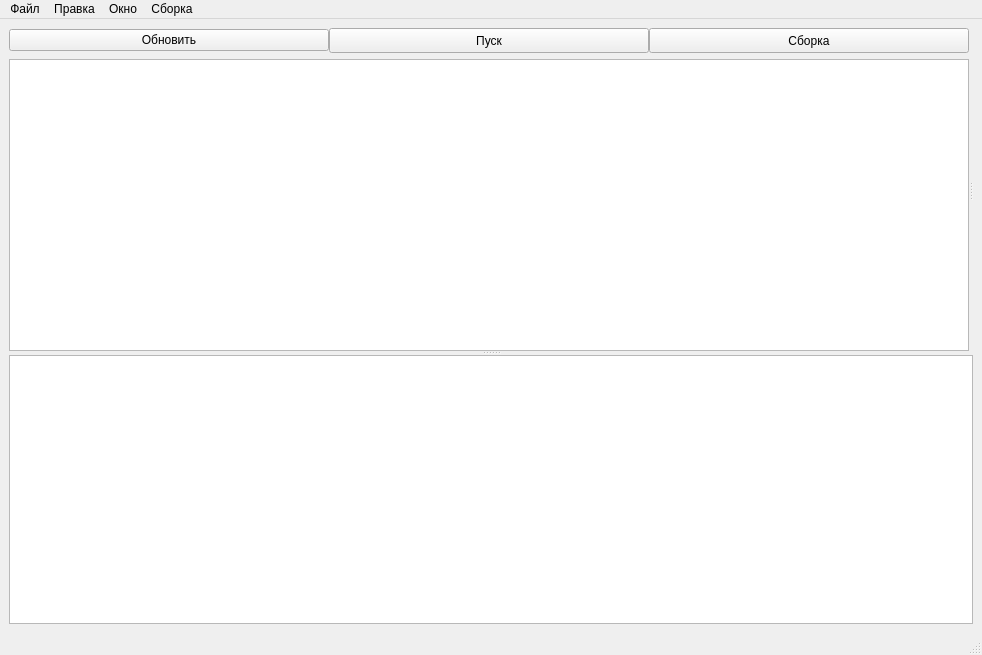
<?xml version="1.0" encoding="UTF-8"?>
<ui version="4.0">
 <class>MainWindow</class>
 <widget class="QMainWindow" name="MainWindow">
  <property name="geometry">
   <rect>
    <x>0</x>
    <y>0</y>
    <width>982</width>
    <height>655</height>
   </rect>
  </property>
  <property name="windowTitle">
   <string>MainWindow</string>
  </property>
  <property name="windowIcon">
   <iconset>
    <normaloff>../build-IDE-Desktop_Qt_5_15_2_MinGW_64_bit-Debug/icon.png</normaloff>../build-IDE-Desktop_Qt_5_15_2_MinGW_64_bit-Debug/icon.png</iconset>
  </property>
  <widget class="QWidget" name="centralwidget">
   <layout class="QGridLayout" name="gridLayout">
    <item row="0" column="0">
     <widget class="QSplitter" name="CodeConsoleSlitter">
      <property name="orientation">
       <enum>Qt::Vertical</enum>
      </property>
      <widget class="QSplitter" name="codeFilesSlitter">
       <property name="sizePolicy">
        <sizepolicy hsizetype="Expanding" vsizetype="Expanding">
         <horstretch>0</horstretch>
         <verstretch>0</verstretch>
        </sizepolicy>
       </property>
       <property name="layoutDirection">
        <enum>Qt::LeftToRight</enum>
       </property>
       <property name="orientation">
        <enum>Qt::Horizontal</enum>
       </property>
       <property name="opaqueResize">
        <bool>true</bool>
       </property>
       <widget class="QWidget" name="horizontalLayoutWidget_2">
        <layout class="QVBoxLayout" name="filesBlock">
         <property name="sizeConstraint">
          <enum>QLayout::SetMinimumSize</enum>
         </property>
         <item>
          <layout class="QHBoxLayout" name="buttonsBlock">
           <property name="spacing">
            <number>0</number>
           </property>
           <property name="leftMargin">
            <number>0</number>
           </property>
           <property name="rightMargin">
            <number>0</number>
           </property>
           <item>
            <widget class="QPushButton" name="updateFilesTree">
             <property name="text">
              <string>Обновить</string>
             </property>
             <property name="icon">
              <iconset>
               <normaloff>../build-IDE-Desktop_Qt_5_15_0_MinGW_64_bit-Debug/reload.png</normaloff>../build-IDE-Desktop_Qt_5_15_0_MinGW_64_bit-Debug/reload.png</iconset>
             </property>
             <property name="iconSize">
              <size>
               <width>20</width>
               <height>20</height>
              </size>
             </property>
            </widget>
           </item>
           <item>
            <widget class="QPushButton" name="startButton">
             <property name="minimumSize">
              <size>
               <width>0</width>
               <height>25</height>
              </size>
             </property>
             <property name="text">
              <string>Пуск</string>
             </property>
             <property name="icon">
              <iconset>
               <normaloff>../build-IDE-Desktop_Qt_5_15_0_MinGW_64_bit-Debug/arrow.png</normaloff>../build-IDE-Desktop_Qt_5_15_0_MinGW_64_bit-Debug/arrow.png</iconset>
             </property>
            </widget>
           </item>
           <item>
            <widget class="QPushButton" name="buildButton">
             <property name="minimumSize">
              <size>
               <width>0</width>
               <height>25</height>
              </size>
             </property>
             <property name="text">
              <string>Сборка</string>
             </property>
             <property name="icon">
              <iconset>
               <normaloff>../build-IDE-Desktop_Qt_5_15_0_MinGW_64_bit-Debug/hammer.png</normaloff>../build-IDE-Desktop_Qt_5_15_0_MinGW_64_bit-Debug/hammer.png</iconset>
             </property>
            </widget>
           </item>
          </layout>
         </item>
         <item>
          <widget class="QTreeWidget" name="treeProjectFiles">
           <property name="sizePolicy">
            <sizepolicy hsizetype="Expanding" vsizetype="Expanding">
             <horstretch>0</horstretch>
             <verstretch>0</verstretch>
            </sizepolicy>
           </property>
           <property name="minimumSize">
            <size>
             <width>200</width>
             <height>200</height>
            </size>
           </property>
           <property name="maximumSize">
            <size>
             <width>1920</width>
             <height>1024</height>
            </size>
           </property>
           <property name="baseSize">
            <size>
             <width>0</width>
             <height>0</height>
            </size>
           </property>
           <property name="font">
            <font>
             <family>Trebuchet MS</family>
             <pointsize>10</pointsize>
            </font>
           </property>
           <property name="iconSize">
            <size>
             <width>16</width>
             <height>16</height>
            </size>
           </property>
           <property name="columnCount">
            <number>1</number>
           </property>
           <attribute name="headerVisible">
            <bool>false</bool>
           </attribute>
           <column>
            <property name="text">
             <string notr="true">1</string>
            </property>
           </column>
          </widget>
         </item>
        </layout>
       </widget>
       <widget class="QWidget" name="horizontalLayoutWidget">
        <layout class="QHBoxLayout" name="codeBlock">
         <property name="sizeConstraint">
          <enum>QLayout::SetDefaultConstraint</enum>
         </property>
        </layout>
       </widget>
      </widget>
      <widget class="QWidget" name="layoutWidget">
       <layout class="QVBoxLayout" name="consolBlock">
        <property name="sizeConstraint">
         <enum>QLayout::SetNoConstraint</enum>
        </property>
        <item>
         <widget class="QTextEdit" name="consolOutput">
          <property name="font">
           <font>
            <family>Trebuchet MS</family>
            <pointsize>10</pointsize>
           </font>
          </property>
          <property name="readOnly">
           <bool>true</bool>
          </property>
         </widget>
        </item>
       </layout>
      </widget>
     </widget>
    </item>
   </layout>
  </widget>
  <widget class="QMenuBar" name="menubar">
   <property name="geometry">
    <rect>
     <x>0</x>
     <y>0</y>
     <width>982</width>
     <height>20</height>
    </rect>
   </property>
   <widget class="QMenu" name="file">
    <property name="title">
     <string>Файл</string>
    </property>
    <addaction name="creationFile"/>
    <addaction name="creationClass"/>
    <addaction name="separator"/>
    <addaction name="save"/>
    <addaction name="saveAs"/>
    <addaction name="saveAll"/>
    <addaction name="separator"/>
    <addaction name="createNewProj"/>
    <addaction name="openProj"/>
   </widget>
   <widget class="QMenu" name="edit">
    <property name="title">
     <string>Правка</string>
    </property>
    <addaction name="cancel"/>
    <addaction name="repeat"/>
    <addaction name="separator"/>
    <addaction name="carve"/>
    <addaction name="copy"/>
    <addaction name="embed"/>
    <addaction name="separator"/>
    <addaction name="highlightAll"/>
   </widget>
   <widget class="QMenu" name="window">
    <property name="title">
     <string>Окно</string>
    </property>
    <addaction name="fullscrean"/>
    <addaction name="separator"/>
    <addaction name="settingsWindow"/>
   </widget>
   <widget class="QMenu" name="buildMenu">
    <property name="title">
     <string>Сборка</string>
    </property>
    <addaction name="run"/>
    <addaction name="build"/>
    <addaction name="separator"/>
    <addaction name="settingsDocker"/>
   </widget>
   <addaction name="file"/>
   <addaction name="edit"/>
   <addaction name="window"/>
   <addaction name="buildMenu"/>
  </widget>
  <widget class="QStatusBar" name="statusbar"/>
  <action name="creationFile">
   <property name="text">
    <string>Создать файл</string>
   </property>
  </action>
  <action name="creationClass">
   <property name="text">
    <string>Создать класс C++</string>
   </property>
  </action>
  <action name="save">
   <property name="text">
    <string>Сохранить</string>
   </property>
  </action>
  <action name="saveAs">
   <property name="text">
    <string>Сохранить как...</string>
   </property>
  </action>
  <action name="saveAll">
   <property name="text">
    <string>Сохранить всё</string>
   </property>
  </action>
  <action name="cancel">
   <property name="text">
    <string>Отменить действие</string>
   </property>
  </action>
  <action name="repeat">
   <property name="text">
    <string>Повторить действие</string>
   </property>
  </action>
  <action name="carve">
   <property name="text">
    <string>Вырезать</string>
   </property>
  </action>
  <action name="copy">
   <property name="text">
    <string>Копировать</string>
   </property>
  </action>
  <action name="embed">
   <property name="text">
    <string>Вставить</string>
   </property>
  </action>
  <action name="highlightAll">
   <property name="text">
    <string>Выделить все</string>
   </property>
  </action>
  <action name="fullscrean">
   <property name="text">
    <string>Полноэкранный режим</string>
   </property>
  </action>
  <action name="settingsWindow">
   <property name="text">
    <string>Настройки окна</string>
   </property>
  </action>
  <action name="createNewProj">
   <property name="text">
    <string>Создать новый проект</string>
   </property>
  </action>
  <action name="openProj">
   <property name="text">
    <string>Загрузить проект</string>
   </property>
  </action>
  <action name="run">
   <property name="text">
    <string>Пуск</string>
   </property>
  </action>
  <action name="build">
   <property name="text">
    <string>Сборка</string>
   </property>
  </action>
  <action name="settingsDocker">
   <property name="text">
    <string>Настройка Docker</string>
   </property>
  </action>
 </widget>
 <resources/>
 <connections/>
</ui>
